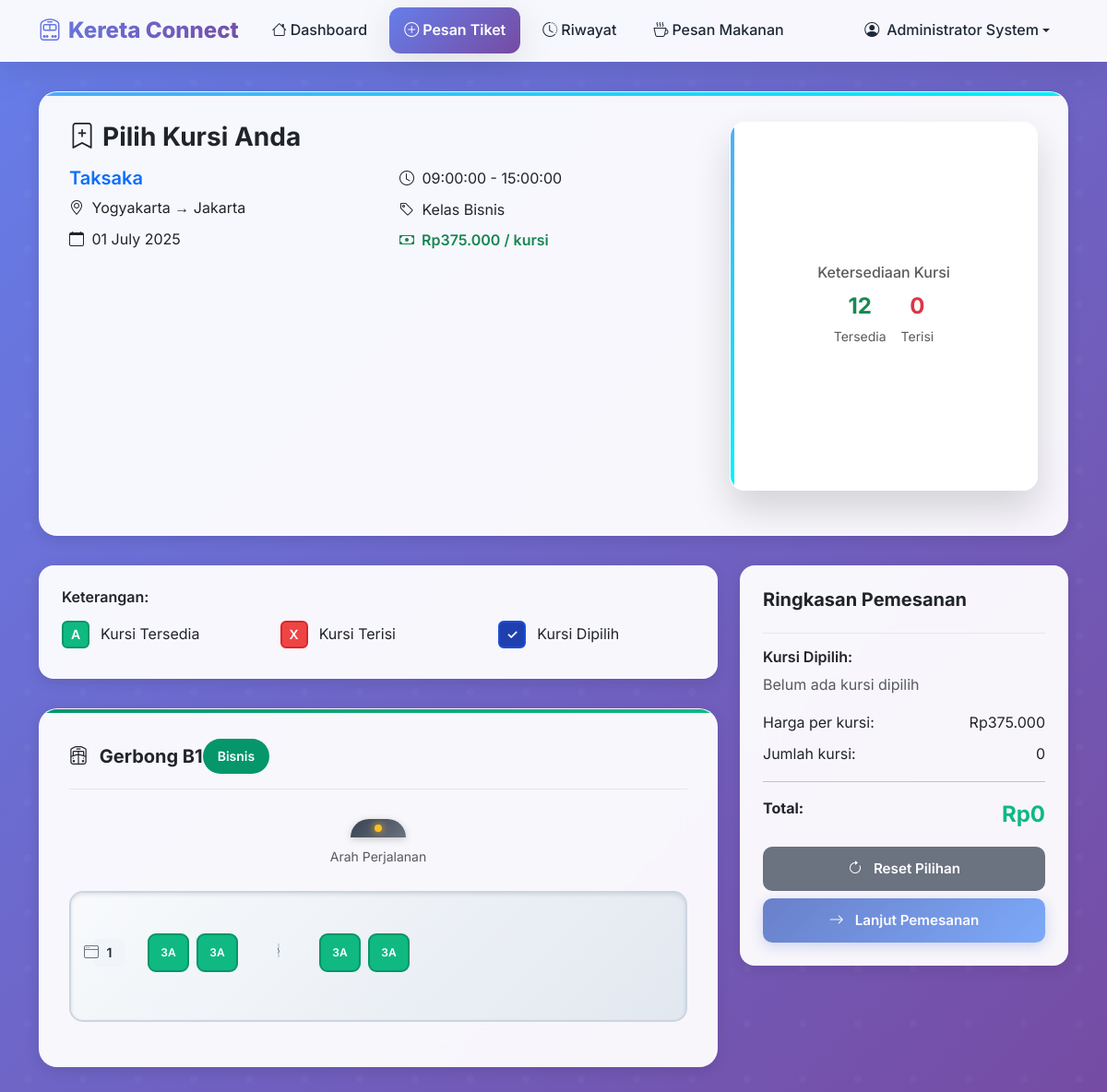
/penumpang/pilih_kursi.php?jadwal_id=2 (signed in), run on the app's committed database.
### tables this page shows
CREATE TABLE `jadwal_kereta` (
  `id` int(11) NOT NULL,
  `id_kereta` int(11) DEFAULT NULL,
  `stasiun_awal` varchar(100) DEFAULT NULL,
  `stasiun_tujuan` varchar(100) DEFAULT NULL,
  `tanggal` date DEFAULT NULL,
  `waktu_berangkat` time DEFAULT NULL,
  `waktu_tiba` time DEFAULT NULL,
  `tarif` double DEFAULT NULL,
  `status` varchar(20) DEFAULT NULL
);

CREATE TABLE `kereta` (
  `id` int(11) NOT NULL,
  `nama_kereta` varchar(100) DEFAULT NULL,
  `jenis_kereta` varchar(50) DEFAULT NULL,
  `kapasitas` int(11) DEFAULT NULL,
  `kelas` varchar(50) DEFAULT NULL,
  `status` varchar(20) DEFAULT NULL
);

CREATE TABLE `kursi` (
  `id` int(11) NOT NULL,
  `id_gerbong` int(11) DEFAULT NULL,
  `nomor_kursi` varchar(10) DEFAULT NULL,
  `status` varchar(20) DEFAULT NULL,
  `kelas` varchar(50) DEFAULT NULL
);

### penumpang/pilih_kursi.php (the view, shortened to what this page needs)
<?php
include '../includes/db.php';
$jadwal_id = intval($_GET['jadwal_id']);
$jadwal_query = "SELECT jk.*, k.nama_kereta, k.jenis_kereta, k.kelas as kelas_kereta, k.kapasitas
                 FROM jadwal_kereta jk
                 JOIN kereta k ON jk.id_kereta = k.id
                 WHERE jk.id = $jadwal_id";
$jadwal_result = $conn->query($jadwal_query);
$jadwal = $jadwal_result->fetch_assoc();
$id_kereta = $jadwal['id_kereta'];
$kursi_query = "SELECT k.*, g.nomor_gerbong, g.kelas as kelas_gerbong, g.tipe,
                       CASE WHEN t.id IS NOT NULL THEN 'occupied' ELSE 'available' END as status
                FROM kursi k
                JOIN gerbong g ON k.id_gerbong = g.id
                LEFT JOIN tiket t ON k.id = t.id_kursi AND t.id_jadwal = $jadwal_id AND t.status_tiket IN ('Lunas', 'Pending')
                WHERE g.id_kereta = $id_kereta
                ORDER BY g.nomor_gerbong, k.nomor_kursi";
$kursi_result = $conn->query($kursi_query);
$gerbong_kursi = [];
if ($kursi_result && $kursi_result->num_rows > 0) {
    while ($row = $kursi_result->fetch_assoc()) {
        $gerbong = $row['nomor_gerbong'];
        if (!isset($gerbong_kursi[$gerbong])) {
            $gerbong_kursi[$gerbong] = [
                'info' => [
                    'kelas' => $row['kelas_gerbong'],
                    'tipe' => $row['tipe']
                ],
                'kursi' => []
            ];
        }
        $gerbong_kursi[$gerbong]['kursi'][] = $row;
    }
}
function organizeSeatLayout($kursi_list, $kelas_kereta)
{
    $organized = [];
    $seat_config = getSeatConfiguration($kelas_kereta);
    usort($kursi_list, function ($a, $b) {
        return (int) $a['nomor_kursi'] - (int) $b['nomor_kursi'];
    });
    $seats_per_row = $seat_config['seats_per_row'];
    foreach ($kursi_list as $kursi) {
        $seat_number = (int) $kursi['nomor_kursi'];
        $row = ceil($seat_number / $seats_per_row);
        if (!isset($organized[$row])) {
            $organized[$row] = [];
        }
        $organized[$row][] = $kursi;
    }
    return $organized;
}
function getSeatConfiguration($kelas)
{
    switch (strtolower($kelas)) {
        case 'bisnis':
            return [
                'seats_per_row' => 4,
                'layout' => '2-2',
                'seat_width' => 45
            ];
    }
}
function renderSeatRow($row_number, $seats, $config, $jadwal_id)
{
    $layout = explode('-', $config['layout']);
    $left_seats = (int) $layout[0];
    $right_seats = (int) $layout[1];
    echo '<div class="seat-row">';
    echo '<div class="row-number">' . $row_number . '</div>';
    if ($row_number % 2 == 1) {
        echo '<div class="window-indicator"><i class="bi bi-window"></i></div>';
    }
    echo '<div class="seat-group left-side">';
    for ($i = 0; $i < $left_seats && $i < count($seats); $i++) {
        renderSeat($seats[$i], $jadwal_id);
    }
    echo '</div>';
    echo '<div class="aisle">⌇</div>';
    echo '<div class="seat-group right-side">';
    for ($i = $left_seats; $i < $left_seats + $right_seats && $i < count($seats); $i++) {
        renderSeat($seats[$i], $jadwal_id);
    }
    echo '</div>';
    echo '</div>';
}
function renderSeat($kursi, $jadwal_id)
{
    $status = $kursi['status'];
    $seat_class = "seat $status";
    $id = (int)$kursi['id'];
    $nomor_kursi = addslashes($kursi['nomor_kursi']);
    $onclick = ($status == 'available') ? "toggleSeat(this, $id, '$nomor_kursi')" : '';
    $tabindex = ($status == 'available') ? 'tabindex="0"' : '';
    $role = ($status == 'available') ? 'role="button" aria-pressed="false"' : '';
    $style = ($status == 'available') ? 'style="cursor:pointer;"' : '';
    echo "<div class='$seat_class' onclick=\"$onclick\" $tabindex $role $style data-seat-id='$id' data-seat-number='$nomor_kursi'>";
    echo htmlspecialchars($kursi['nomor_kursi']);
    echo "</div>";
}
$kursi_tersedia = 0;
$kursi_terisi = 0;
foreach ($gerbong_kursi as $gerbong => $data) {
    foreach ($data['kursi'] as $kursi) {
        if ($kursi['status'] == 'available') {
            $kursi_tersedia++;
        } else {
            $kursi_terisi++;
        }
    }
}
$user = $_SESSION['user'];
$nama_display = '';
if (!empty($user['nama']) && $user['nama'] !== $user['email']) {
    $nama_display = $user['nama'];
} else if (!empty($user['username'])) {
    $nama_display = $user['username'];
} else {
    $nama_display = explode('@', $user['email'])[0];
}
?>
<!DOCTYPE html>
<html lang="id">
<head>
    <link href="https://cdn.jsdelivr.net/npm/bootstrap@5.3.0/dist/css/bootstrap.min.css" rel="stylesheet">
    <link href="https://cdn.jsdelivr.net/npm/bootstrap-icons@1.10.0/font/bootstrap-icons.css" rel="stylesheet">
    <link href="../assets/css/style.css" rel="stylesheet">
    <link href="../assets/css/dashboard.css" rel="stylesheet">
    <link href="../assets/css/pilihkursi.css" rel="stylesheet">
</head>
<body>
    <nav class="navbar navbar-expand-lg navbar-custom sticky-top">
        <div class="container">
            <a class="navbar-brand" href="dashboard.php">
                <i class="bi bi-train-front me-2"></i>Kereta Connect
            </a>
            <div class="collapse navbar-collapse" id="navbarNav">
                <ul class="navbar-nav me-auto">
                    <li class="nav-item">
                        <a class="nav-link" href="dashboard.php">
                            <i class="bi bi-house me-1"></i>Dashboard
                        </a>
                    </li>
                    <li class="nav-item">
                        <a class="nav-link active" href="pesan_tiket.php">
                            <i class="bi bi-plus-circle me-1"></i>Pesan Tiket
                        </a>
                    </li>
                    <li class="nav-item">
                        <a class="nav-link" href="riwayat.php">
                            <i class="bi bi-clock-history me-1"></i>Riwayat
                        </a>
                    </li>
                    <li class="nav-item">
                        <a class="nav-link" href="pesan_makanan.php">
                            <i class="bi bi-cup-hot me-1"></i>Pesan Makanan
                        </a>
                    </li>
                </ul>
                <ul class="navbar-nav">
                    <li class="nav-item dropdown">
                        <a class="nav-link dropdown-toggle d-flex align-items-center" href="#" role="button"
                            data-bs-toggle="dropdown">
                            <i class="bi bi-person-circle me-2"></i>
                            <?= htmlspecialchars($nama_display); ?>
                        </a>
                    </li>
                </ul>
            </div>
        </div>
    </nav>
    <div class="seat-container">
        <div class="container">
            <div class="journey-info-card">
                <div class="row">
                    <div class="col-md-8">
                        <h3 class="fw-bold mb-3">
                            <i class="bi bi-bookmark-plus me-2"></i>Pilih Kursi Anda
                        </h3>
                        <div class="row">
                            <div class="col-md-6">
                                <h5 class="fw-semibold text-primary"><?= htmlspecialchars($jadwal['nama_kereta']) ?>
                                </h5>
                                <p class="mb-2">
                                    <i class="bi bi-geo-alt me-1"></i>
                                    <?= htmlspecialchars($jadwal['stasiun_awal']) ?> →
                                    <?= htmlspecialchars($jadwal['stasiun_tujuan']) ?>
                                </p>
                                <p class="mb-2">
                                    <i class="bi bi-calendar me-1"></i>
                                    <?= date('d F Y', strtotime($jadwal['tanggal'])) ?>
                                </p>
                            </div>
                            <div class="col-md-6">
                                <p class="mb-2">
                                    <i class="bi bi-clock me-1"></i>
                                    <?= $jadwal['waktu_berangkat'] ?> - <?= $jadwal['waktu_tiba'] ?>
                                </p>
                                <p class="mb-2">
                                    <i class="bi bi-tag me-1"></i>
                                    Kelas <?= ucfirst($jadwal['kelas_kereta']) ?>
                                </p>
                                <p class="mb-0 text-success fw-semibold">
                                    <i class="bi bi-cash me-1"></i>
                                    Rp<?= number_format($jadwal['tarif'], 0, ',', '.') ?> / kursi
                                </p>
                            </div>
                        </div>
                    </div>
                    <div class="col-md-4 text-end">
                        <div class="text-center">
                            <h6 class="text-muted">Ketersediaan Kursi</h6>
                            <div class="d-flex justify-content-center gap-3">
                                <div>
                                    <div class="fw-bold text-success fs-4"><?= $kursi_tersedia ?></div>
                                    <small class="text-muted">Tersedia</small>
                                </div>
                                <div>
                                    <div class="fw-bold text-danger fs-4"><?= $kursi_terisi ?></div>
                                    <small class="text-muted">Terisi</small>
                                </div>
                            </div>
                        </div>
                    </div>
                </div>
            </div>
            <div class="row">
                <div class="col-lg-8">
                    <div class="legend-card">
                        <h6 class="fw-semibold mb-3">Keterangan:</h6>
                        <div class="row">
                            <div class="col-md-4">
                                <div class="legend-item">
                                    <div class="legend-seat seat-available">A</div>
                                    <span>Kursi Tersedia</span>
                                </div>
                            </div>
                            <div class="col-md-4">
                                <div class="legend-item">
                                    <div class="legend-seat seat-occupied">X</div>
                                    <span>Kursi Terisi</span>
                                </div>
                            </div>
                            <div class="col-md-4">
                                <div class="legend-item">
                                    <div class="legend-seat seat-selected">✓</div>
                                    <span>Kursi Dipilih</span>
                                </div>
                            </div>
                        </div>
                    </div>
                    <?php foreach ($gerbong_kursi as $gerbong_num => $gerbong_data): ?>
                        <div class="coach-container <?= strtolower($gerbong_data['info']['kelas']) ?>">
                            <div class="coach-header">
                                <div class="d-flex justify-content-between align-items-center">
                                    <h5 class="fw-bold mb-0">
                                        <i class="bi bi-train-freight-front me-2"></i>
                                        Gerbong <?= $gerbong_num ?>
                                    </h5>
                                    <span class="coach-badge <?= strtolower($gerbong_data['info']['kelas']) ?>">
                                        <?= ucfirst($gerbong_data['info']['kelas']) ?>
                                    </span>
                                </div>
                            </div>
                            <div class="train-front-indicator">
                                <div class="train-nose"></div>
                                <small class="text-muted">Arah Perjalanan</small>
                            </div>
                            <div class="coach-shape">
                                <div class="seat-layout layout-<?= strtolower($gerbong_data['info']['kelas']) ?>">
                                    <?php
                                    $config = getSeatConfiguration($gerbong_data['info']['kelas']);
                                    $organized_seats = organizeSeatLayout($gerbong_data['kursi'], $gerbong_data['info']['kelas']);
                                    foreach ($organized_seats as $row_num => $row_seats) {
                                        renderSeatRow($row_num, $row_seats, $config, $jadwal_id);
                                    }
                                    ?>
                                </div>
                            </div>
                        </div>
                    <?php endforeach; ?>
                </div>
                <div class="col-lg-4">
                    <div class="summary-card">
                        <div class="summary-header">
                            <h5 class="fw-bold">Ringkasan Pemesanan</h5>
                        </div>
                        <div class="selected-seats">
                            <h6 class="fw-semibold">Kursi Dipilih:</h6>
                            <div id="selected-seats-list">
                                <p class="text-muted">Belum ada kursi dipilih</p>
                            </div>
                        </div>
                        <div class="price-breakdown">
                            <div class="d-flex justify-content-between mb-2">
                                <span>Harga per kursi:</span>
                                <span>Rp<?= number_format($jadwal['tarif'], 0, ',', '.') ?></span>
                            </div>
                            <div class="d-flex justify-content-between mb-2">
                                <span>Jumlah kursi:</span>
                                <span id="seat-count">0</span>
                            </div>
                            <hr>
                            <div class="d-flex justify-content-between">
                                <strong>Total:</strong>
                                <strong class="total-price" id="total-price">Rp0</strong>
                            </div>
                        </div>
                        <div class="mt-3">
                            <button type="button" class="btn btn-secondary-custom mb-2" onclick="clearSelection()">
                                <i class="bi bi-arrow-clockwise me-1"></i>Reset Pilihan
                            </button>
                            <button type="button" class="btn btn-primary-custom" id="proceed-btn"
                                onclick="proceedToBooking()" disabled>
                                <i class="bi bi-arrow-right me-1"></i>Lanjut Pemesanan
                            </button>
                        </div>
                    </div>
                </div>
            </div>
        </div>
    </div>
</body>
</html>

### assets/css/style.css (style rules this page uses)
:root { --primary-blue: #1e40af; --secondary-blue: #3b82f6; --light-blue: #dbeafe; --dark-blue: #1e3a8a; --accent-blue: #60a5fa; --gradient-primary: linear-gradient(135deg, #667eea 0%, #764ba2 100%); --gradient-secondary: linear-gradient(135deg, #4facfe 0%, #00f2fe 100%); --text-dark: #1f2937; --text-light: #6b7280; --white: #ffffff; --gray-100: #f3f4f6; --gray-200: #e5e7eb; --success: #10b981; --danger: #ef4444; --warning: #f59e0b; --shadow-soft: 0 10px 40px rgba(0, 0, 0, 0.1); --shadow-medium: 0 20px 60px rgba(0, 0, 0, 0.15); }
* { margin: 0; padding: 0; box-sizing: border-box; }
body { font-family: 'Inter', 'Segoe UI', Tahoma, Geneva, Verdana, sans-serif; line-height: 1.6; }

### data on the page
jadwal_kereta: id_kereta.nama_kereta "Taksaka", stasiun_awal "Yogyakarta", stasiun_tujuan "Jakarta", tanggal "01 July 2025", waktu_berangkat "09:00:00", waktu_tiba "15:00:00", id_kereta.kelas "Bisnis", tarif "375.000"
kursi: nomor_kursi "3A"
kursi: nomor_kursi "3A"
kursi: nomor_kursi "3A"
kursi: nomor_kursi "3A"

### other printed values
$nama_display "Administrator System"
$kursi_tersedia "12"
$kursi_terisi "0"
$gerbong_num "B1"
$gerbong_data['info']['kelas'] "Bisnis"
